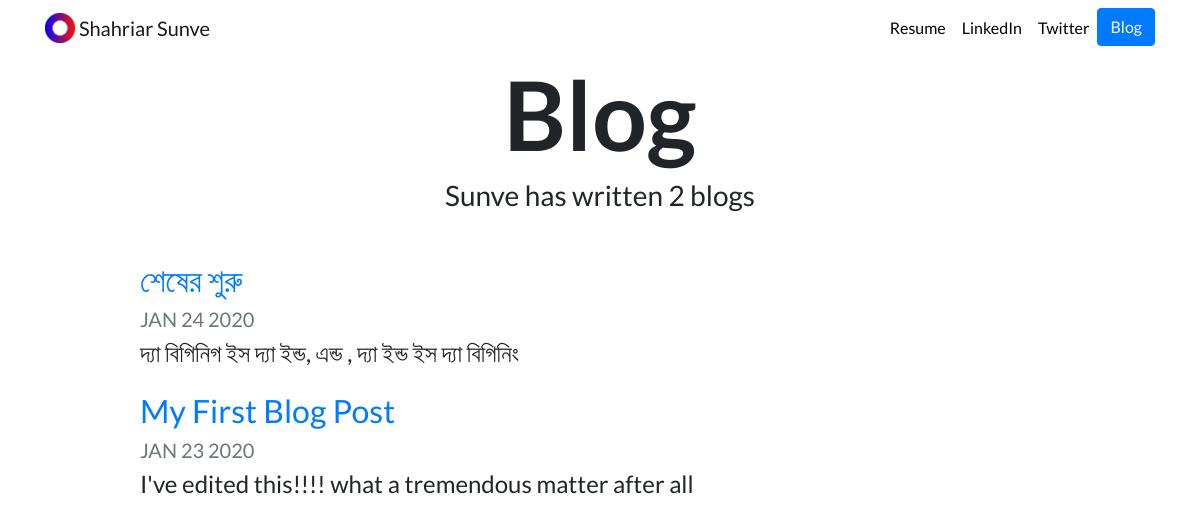
Screenshot of /blog/ with the database file from the repository.
### blog/models.py (models this page shows, shortened)
class Blog(models.Model):
    title = models.CharField(max_length=200)
    description = models.TextField()
    date = models.DateField()

### blog/views.py (the view)
# urls.py: path('', views.all_blogs, name='all_blogs'),
def all_blogs(request):
    blogs = Blog.objects.order_by('-date')
    return render(request, 'blog/all_blogs.html', {'blogs':blogs})

### blog/templates/blog/all_blogs.html
{% extends "portfolio/base.html" %}
{% load static %}
{% block content %}
<h1 id="blogtitle" class="font-weight-bold text-center">Blog</h1>
<h3 class="text-center mb-5">Sunve has written {{ blogs.count }} blog{{ blogs.count|pluralize }}</h3>
{% for blog in blogs %}
<div class="row justify-content-center my-3">
  <div class="col-md-10">
    <a href="{% url 'blog:detail' blog.id %}">
      <h2>{{ blog.title }}</h2>
    </a>
    <h5 class="text-muted">{{ blog.date|date:'M d Y'|upper }}</h5>
    <h4>{{ blog.description|striptags|truncatechars:100 }}</h4>
  </div>
</div>
{% endfor %}
{% endblock %}

### portfolio/static/portfolio/custom.css (style rules this page uses)
body { font-family: 'Lato', sans-serif; }
#blogtitle { font-size: 6rem; }

### rows the page displays
Blog: title "শেষের শুরু", date "JAN 24 2020", description "দ্যা বিগিনিগ ইস দ্যা ইন্ড, এন্ড , দ্যা ইন্ড ইস দ্যা বিগিনিং"
Blog: title "My First Blog Post", date "JAN 23 2020", description "I've edited this!!!! what a tremendous matter after all"

### other values shown
{{ blogs.count }} "2"
